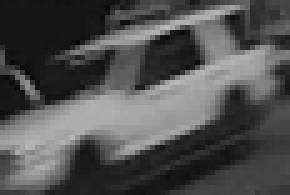
#> input picture cars/CAR_10.png, 58 x 39 px, given in place of input.mov, which was not available (shown 5 times larger)
$ python car_extractor.py   (older library calls are emulated)
#> lines starting #> are read from the running program, lines starting #| are printed output that depends on the picture
import numpy as np
import cv2
import imutils

# Capture the frames of the video
cap = cv2.VideoCapture('input.mov')

# Cars classifiere
car_cascade = cv2.CascadeClassifier('cars.xml')

# Initialize the first frame in the video stream
firstFrame = None
counter = 0
padding = 0

# As long as thee capture is still open  then the loop will run
while(True):
	# Read the frames of the video
    frame = cap.read()

    frame = frame[1]
#> frame is the input picture: shape (39, 58, 3); min 8, max 187, mean 80.4

    # if the frame could not be grabbed, then we have reached the end of the video
    if frame is None:
    	break

    # Resize the frame to 500, there is no need to resize a large frame
    frame = imutils.resize(frame, width=500)
#> frame: shape (336, 500, 3)

    # Convert each frame to gray scale
    gray = cv2.cvtColor(frame, cv2.COLOR_BGR2GRAY)

    # Apply gaussian blur to smooth out the image
    gray = cv2.GaussianBlur(gray, (21,21), 0)
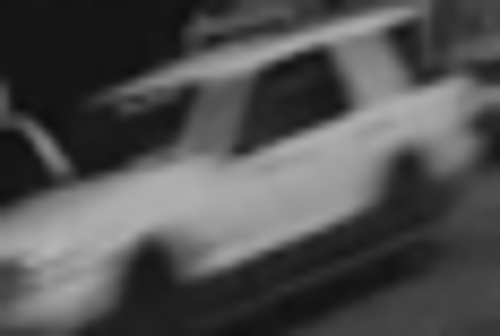
#> gray: shape (336, 500); min 15, max 179, mean 80.4

    # If the first frame is not initialized then initialize it
    if firstFrame is None:
    	firstFrame = gray
    	continue

    # compute the absolute difference between the current frame and first frame
    frameDelta = cv2.absdiff(firstFrame, gray)
    thresh = cv2.threshold(frameDelta, 25, 255, cv2.THRESH_BINARY)[1]

    # Dilate the thresholded image to fill in holes, then find contours on thresholded image
    thresh = cv2.dilate(thresh, None, iterations=2)
    cnts = cv2.findContours(thresh.copy(), cv2.RETR_EXTERNAL, cv2.CHAIN_APPROX_SIMPLE)
    cnts = cnts[0] if imutils.is_cv2() else cnts[1]

    # Loop over the contours
    for c in cnts:
    	# If the contour is too small then ignore it
    	if(cv2.contourArea(c) < 500):
    		continue

    	# Compute the boudning box for the contour, draw it on the frame
    	(x, y, w, h) = cv2.boundingRect(c)

    	# Create a new frame for this contour
    	blank_image = np.zeros((h,w,3), np.uint8)
    	extractedFrame = frame[y-padding:(y+h)+padding, x-padding:(x+w)+padding]
    	# [5 lines of commented-out code are left out]
    	name = 'CAR_' + str(counter)
    	cv2.imwrite('cars3/'+name+'.png',extractedFrame)

    	# Make sure it's a car by extracting all cars in this frame
    	cars = car_cascade.detectMultiScale(extractedFrame, 1.1, 1)
    	for (x,y,w,h) in cars:
    		# Draw a rectangle for each car
    		# cv2.rectangle(frame, (x,y), (x+w,y+h), (0, 0, 255), 2)

    		# Create the car frame
    		car = extractedFrame[y:y+h, x:x+w]

    		# Create a name for this car
    		name = 'CAR_' + str(counter)

    		# Write this image to a file
    		cv2.imwrite('cars2/'+name+'.png',car)
    	cv2.rectangle(frame, (x,y), (x+w,y+h), (0, 255, 0), 2)
    	counter+=1


    # Draw a rectangle around each car
    # for (x,y,w,h) in cars:
    #     cv2.rectangle(frame,(x,y),(x+w,y+h),(0,0,255),2)

    # Show the video in a frame
    cv2.imshow('Original',frame)
    cv2.imshow('Delta',frameDelta)
    cv2.imshow('Thresh',thresh)

    # Break out of the loop on quit
    if cv2.waitKey(1) & 0xFF == ord('q'):
        break

# De-allocate any associated memory usage
cap.release()
cv2.destroyAllWindows()

$ run again, on cars/CAR_11.png
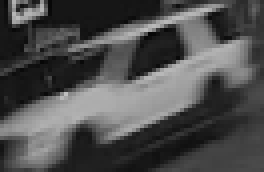
#> input picture cars/CAR_11.png, 66 x 43 px, given in place of input.mov, which was not available (shown 4 times larger)
#> frame is the input picture: shape (43, 66, 3); min 7, max 191, mean 78
#> frame: shape (325, 500, 3)
#> `gray = cv2.GaussianBlur(gray, (21,21), 0)`:
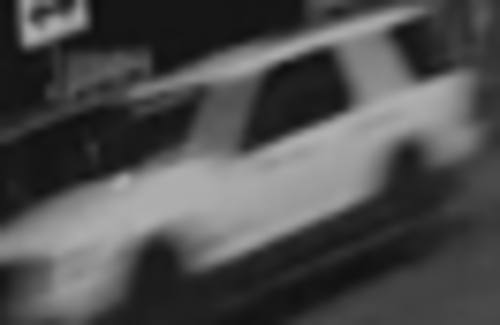
#> gray: shape (325, 500); min 14, max 177, mean 78

$ run again, on cars/CAR_12.png
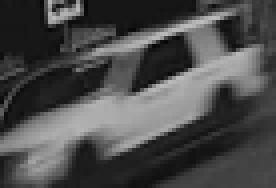
#> input picture cars/CAR_12.png, 69 x 47 px, given in place of input.mov, which was not available (shown 4 times larger)
#> frame is the input picture: shape (47, 69, 3); min 7, max 188, mean 75.4
#> frame: shape (340, 500, 3)
#> `gray = cv2.GaussianBlur(gray, (21,21), 0)`:
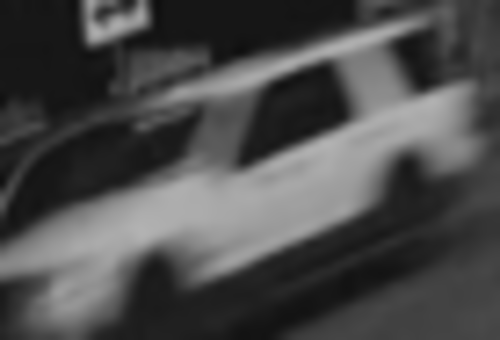
#> gray: shape (340, 500); min 14, max 178, mean 75.4

$ run again, on cars/CAR_13.png
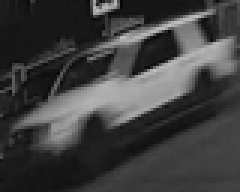
#> input picture cars/CAR_13.png, 80 x 64 px, given in place of input.mov, which was not available (shown 3 times larger)
#> frame is the input picture: shape (64, 80, 3); min 7, max 192, mean 63.7
#> frame: shape (400, 500, 3)
#> `gray = cv2.GaussianBlur(gray, (21,21), 0)`:
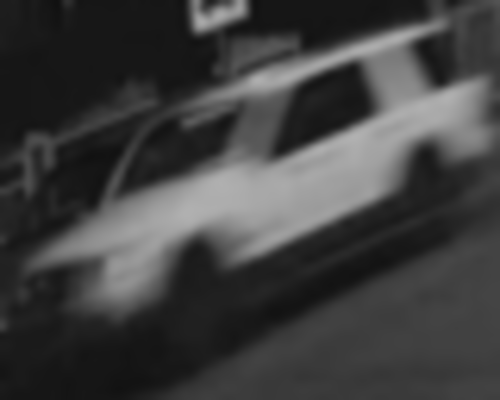
#> gray: shape (400, 500); min 16, max 177, mean 63.7
